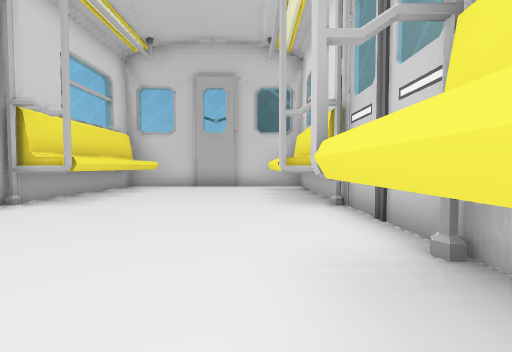
view 1 (above)

15 first-person views from a walk through a scene from a Unity 3-D project. The camera is 0.68 m above the floor, tilts 2° down and sees 90° across. The floor is counted in squares, 1 m on a side. Each view is taken from the middle of a square. On the plan, view 1 faces up. The plan holds only what a view shows up to about 9 squares ahead; the rest is blank. The place goes on beyond the plan. Some animated figures are left out.

view 2
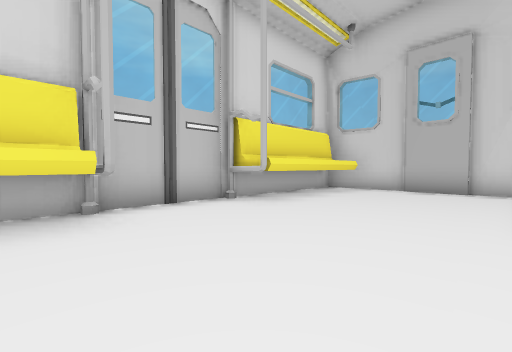

view 3
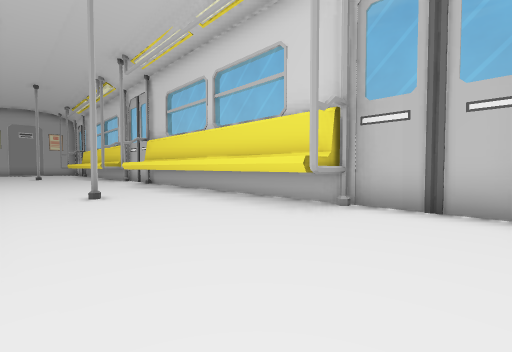

view 4
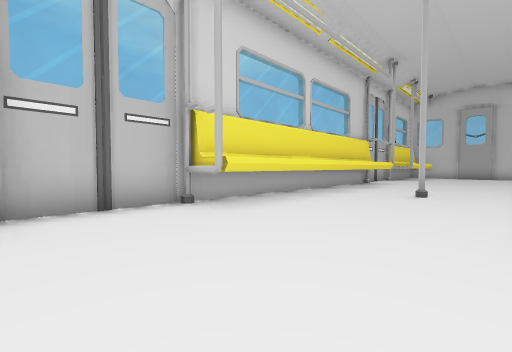

view 5
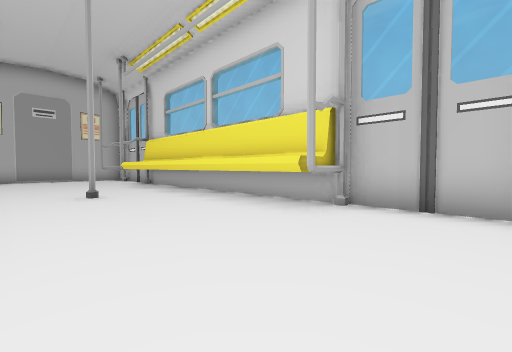

view 6
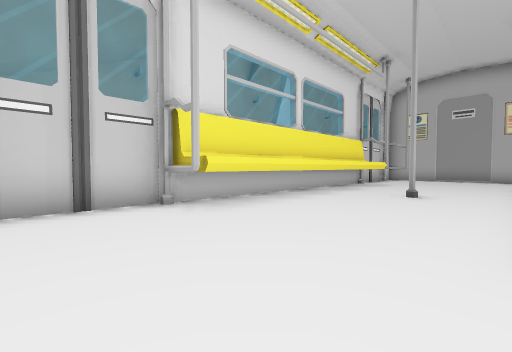

view 7
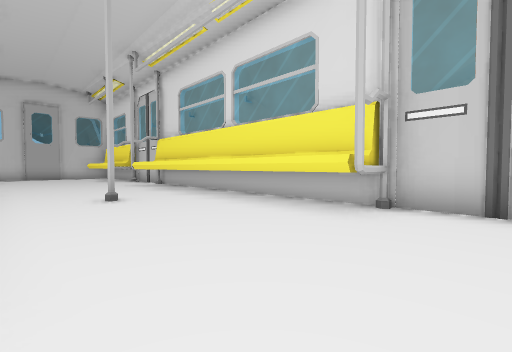

view 8
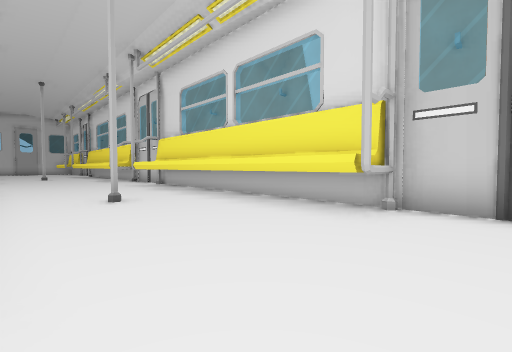

view 9
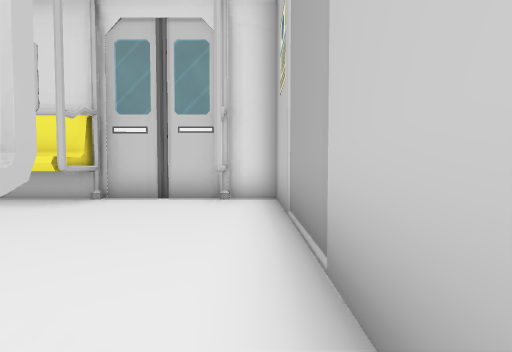

view 10
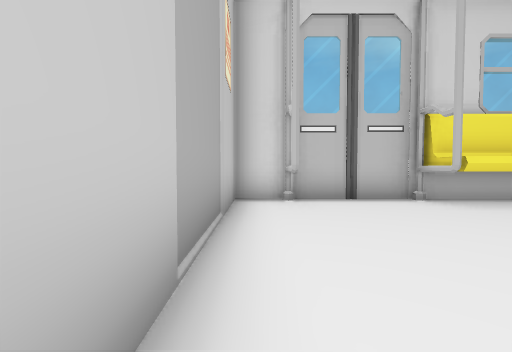

view 11
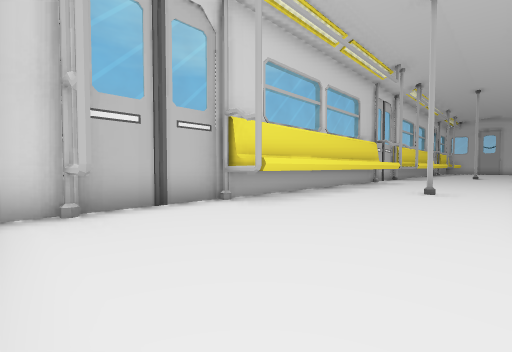

view 12
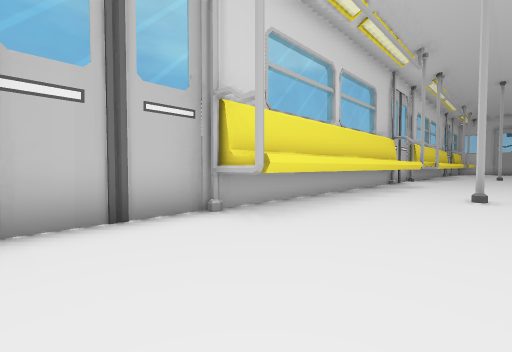

view 13
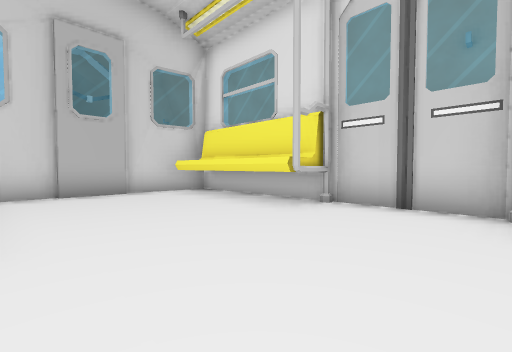

view 14
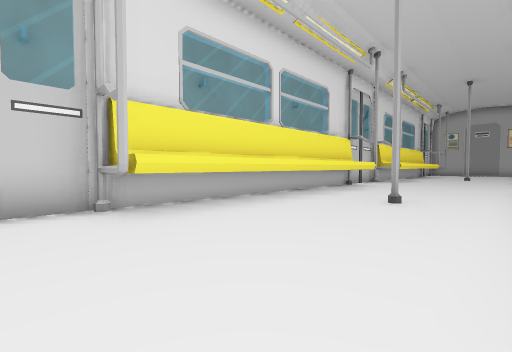

view 15
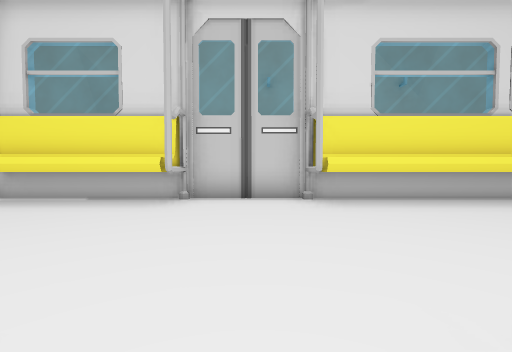

### Floor plan
Key: @ floor where view 1 was taken; # wall or solid block; . floor; ^ raised ledge; v drop or lower ground.
Columns run from 5 left of view 1 to 2 right of it. Each row starts with its distance up from view 1.
  9   #####v
  8  #^...#v
  7  #^...#v
  6  #^...#v
  5  #^...^v
  4 #......#
  3 #......#
  2  #....#v
  1  #^...#v
  0  #^..@#v
 -1  #^...#v
 -2  #^.#.#v
 -3  #^...#v
 -4  #^...#v
 -5  #^...#v
 -6  #^...^v
 -7 #......#
 -8 #......#
 -9  ^....^v
-10  #^...#v
-11  #^...#v
-12  #^...#v
-13  #^...#v
-14  #^.#.#v
-15  #^...#v
-16  #^...#v
-17  #^...#v
-18  #....#v
-19  ......#
-20  #....#v
-21  ......#
-22  ######

Positions as (right, up) in squares from view 1, and headings:
1: (0, 0), facing up
2: (0, 1), facing up-left
3: (0, 4), facing down-left
4: (0, -9), facing up-left
5: (0, -7), facing down-left
6: (-3, -7), facing down-right
7: (-3, -8), facing up-right
8: (-3, -19), facing up-right
9: (-4, -21), facing right
10: (1, -21), facing left
11: (0, -21), facing up-left
12: (-1, -20), facing up-left
13: (-3, 2), facing up-right
14: (-3, 3), facing down-right
15: (-4, 3), facing right
